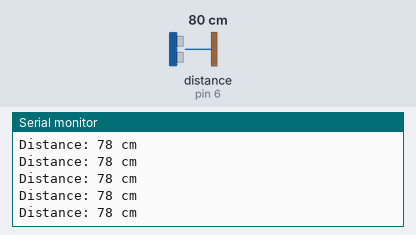
A sketch run on a simulated Arduino Uno, built with avr-gcc and run on an emulated ATmega328P. Parts: the last lines printed to the serial monitor. Wiring (inferred from the names in the program): ultrasonic range finder: trigger pin 7; echo pin 6. The inputs (shaded band) are chosen by the test bench; at power-on: distance to the obstacle (sensor on pin 6) 80 cm. The echo pulse lasts 58.3 µs per cm.

Above: at 1.2 s.
1.3 s: distance to the obstacle (sensor on pin 6) set to 2 cm
At 2.1 s:
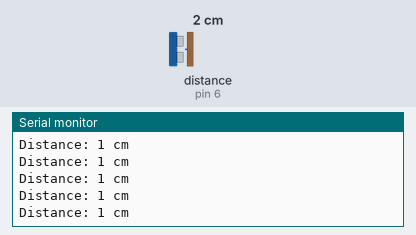
4.3 s: distance to the obstacle (sensor on pin 6) set to 120 cm
At 5.4 s:
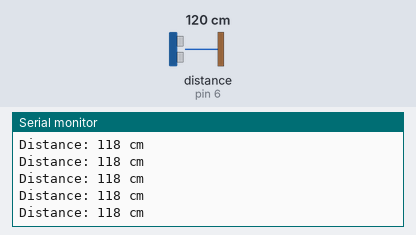
7.3 s: distance to the obstacle (sensor on pin 6) set to 4 cm
At 8.2 s:
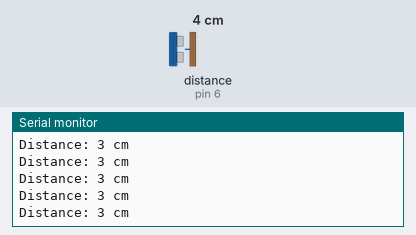
10.3 s: distance to the obstacle (sensor on pin 6) set to 18 cm
At 10.9 s:
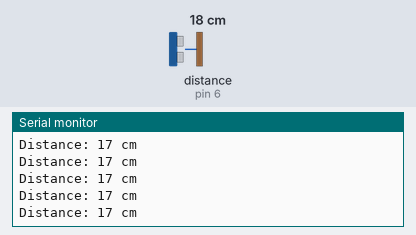
19.3 s: distance to the obstacle (sensor on pin 6) set to 9 cm
At 19.9 s:
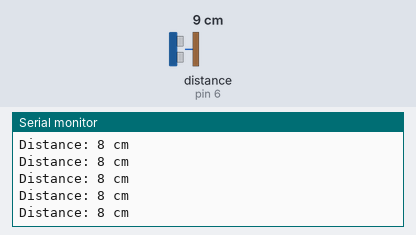
Timing chart, 0 to 22.3 s (numbered marks = the images above; inputs shaded):
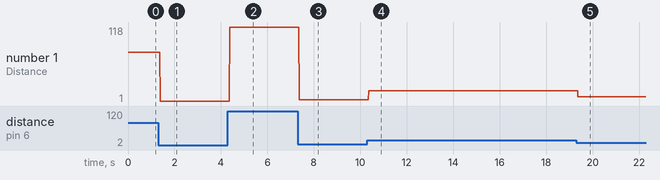

The sketch:

DistanceCalculator.ino
```cpp
#define echoPin 6
#define trigPin 7
long duration;
int distance;
void setup()
{
  pinMode(trigPin, OUTPUT);
  pinMode(echoPin, INPUT);
  Serial.begin(9600);
}
void loop()
{
  digitalWrite(trigPin, LOW);
  delayMicroseconds(2);
  digitalWrite(trigPin, HIGH);
  delayMicroseconds(10);
  digitalWrite(trigPin, LOW);
  duration = pulseIn(echoPin, HIGH); //This function returns time in micro second
  distance = duration * 0.034 / 2;
  Serial.print("Distance: ");
  Serial.print(distance);
  Serial.println(" cm");
}
```

Measured:
- after the input at 1.3 s, the serial monitor: prints a new line after 0.08 s (image 1)
- after the input at 4.3 s, the serial monitor: prints a new line after 0.08 s (image 2)
- after the input at 7.3 s, the serial monitor: prints a new line after 0.07 s (image 3)
- after the input at 10.3 s, the serial monitor: prints a new line after 0.07 s (image 4)
- after the input at 19.3 s, the serial monitor: prints a new line after 0.07 s (image 5)
- plotted number 1: 78 → 1 after the input at 1.3 s, 1 → 118 after the input at 4.3 s, 118 → 3 after the input at 7.3 s, 3 → 17 after the input at 10.3 s, 17 → 8 after the input at 19.3 s
